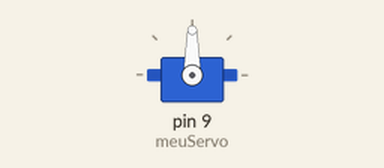
Recording of a sketch running on a simulated Arduino Uno, built with avr-gcc and run on an emulated ATmega328P. Parts: servo. At 2.5 s the program stops and its outputs stay as they are.

Above: at 0.1 s.
At 2.6 s:
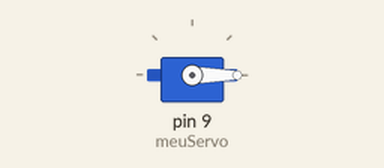
Timing chart, 0 to 4.0 s (numbered marks = the images above):
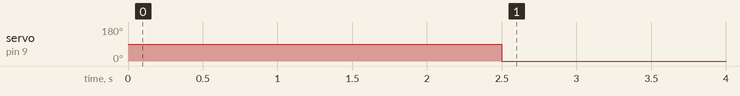

The sketch:

index.ino
```cpp
#include <Servo.h>

Servo meuServo;  // cria objeto do tipo Servo

void setup() {
  meuServo.attach(9); // define que o sinal está no pino 9
}

void loop() {
  meuServo.write(90);   // vai para 90 graus
  delay(2500);
  meuServo.write(0);  // vai para 180 graus
  while (true);       // congela o código aqui
}
```

Measured:
- by itself, servo on pin 9 (meuServo): 90° → 0° at 2.5 s
